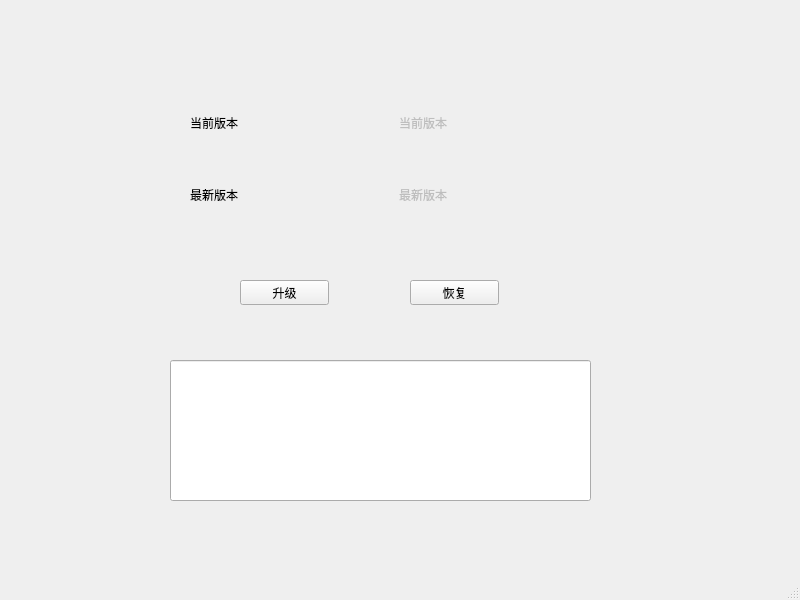
<?xml version="1.0" encoding="UTF-8"?>
<ui version="4.0">
 <class>MainWindow</class>
 <widget class="QMainWindow" name="MainWindow">
  <property name="geometry">
   <rect>
    <x>0</x>
    <y>0</y>
    <width>800</width>
    <height>600</height>
   </rect>
  </property>
  <property name="windowTitle">
   <string>MainWindow</string>
  </property>
  <widget class="QWidget" name="centralwidget">
   <widget class="QWidget" name="verticalLayoutWidget">
    <property name="geometry">
     <rect>
      <x>190</x>
      <y>90</y>
      <width>411</width>
      <height>138</height>
     </rect>
    </property>
    <layout class="QVBoxLayout" name="verticalLayout">
     <item>
      <layout class="QHBoxLayout" name="horizontalLayout">
       <item>
        <widget class="QLabel" name="current_version_label">
         <property name="enabled">
          <bool>true</bool>
         </property>
         <property name="text">
          <string>当前版本</string>
         </property>
        </widget>
       </item>
       <item>
        <widget class="QLabel" name="current_version_label_value">
         <property name="enabled">
          <bool>false</bool>
         </property>
         <property name="lineWidth">
          <number>2</number>
         </property>
         <property name="text">
          <string>当前版本</string>
         </property>
        </widget>
       </item>
      </layout>
     </item>
     <item>
      <layout class="QHBoxLayout" name="horizontalLayout_2">
       <item>
        <widget class="QLabel" name="latest_version_label">
         <property name="enabled">
          <bool>true</bool>
         </property>
         <property name="text">
          <string>最新版本</string>
         </property>
        </widget>
       </item>
       <item>
        <widget class="QLabel" name="latest_version_label_value">
         <property name="enabled">
          <bool>false</bool>
         </property>
         <property name="text">
          <string>最新版本</string>
         </property>
        </widget>
       </item>
      </layout>
     </item>
    </layout>
   </widget>
   <widget class="QPushButton" name="upgrade_button">
    <property name="geometry">
     <rect>
      <x>240</x>
      <y>280</y>
      <width>89</width>
      <height>25</height>
     </rect>
    </property>
    <property name="text">
     <string>升级</string>
    </property>
   </widget>
   <widget class="QLineEdit" name="inputLineEdit">
    <property name="geometry">
     <rect>
      <x>170</x>
      <y>360</y>
      <width>421</width>
      <height>141</height>
     </rect>
    </property>
   </widget>
   <widget class="QPushButton" name="recovery_button">
    <property name="geometry">
     <rect>
      <x>410</x>
      <y>280</y>
      <width>89</width>
      <height>25</height>
     </rect>
    </property>
    <property name="text">
     <string>恢复</string>
    </property>
   </widget>
  </widget>
  <widget class="QMenuBar" name="menubar">
   <property name="geometry">
    <rect>
     <x>0</x>
     <y>0</y>
     <width>800</width>
     <height>28</height>
    </rect>
   </property>
  </widget>
  <widget class="QStatusBar" name="statusbar"/>
 </widget>
 <resources/>
 <connections/>
</ui>
